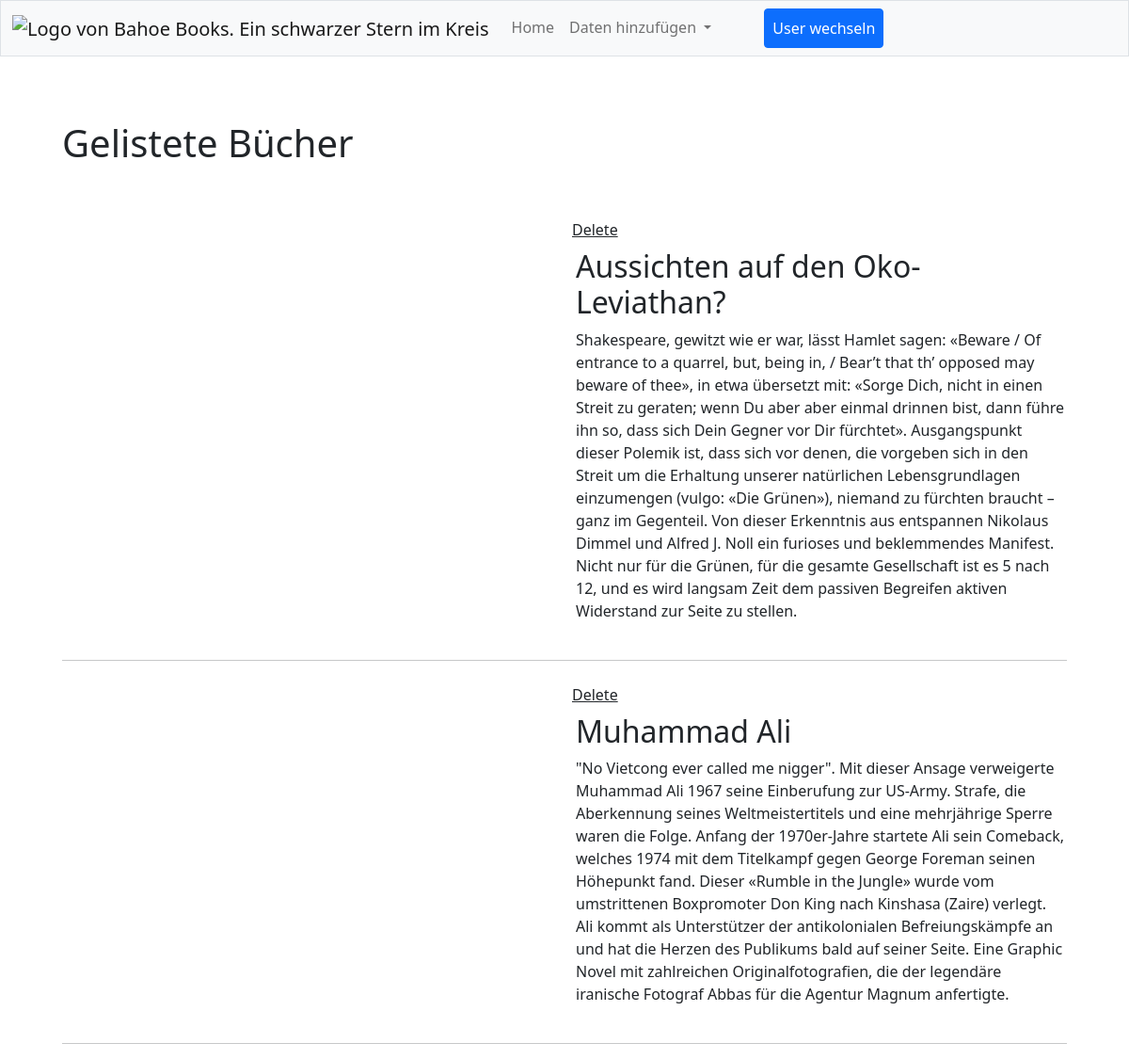
Screenshot of /website-notsecure/home_notsecure.php with the database file from the repository.
### tables this page shows
CREATE TABLE `books` (
  `book_id` int(100) NOT NULL,
  `book_title` varchar(100) NOT NULL,
  `book_text` longtext NOT NULL,
  `book_cover` varchar(100) NOT NULL
);

### website-notsecure/func/class/DatabaseConnector.php (called while the page is built, shortened)
<?php
class DatabaseConnector
{
    protected $conn;
    public function __construct() {
        try {
            $this->conn = new mysqli("localhost", "infosec", "infosec", "infosec_exercise_injection");
            $this->conn->set_charset('utf8mb4');
        }
        catch(Exception $e) {
            die("Connection failed: " . $e);
        }
    }
    public function getBooks() {
        $sql = "SELECT * FROM books";
        return $this->conn->query($sql);
    }
}

### website-notsecure/content/home.php (the view, shortened to what this page needs)
<!DOCTYPE html>
<html lang="de">
    <body>
        <div class="container">
            <h1 class="mb-5">Gelistete Bücher</h1>
            <?php
                include_once 'func/class/DatabaseConnector.php';
                $databaseConnector = new DatabaseConnector();
                $books = $databaseConnector->getBooks();
                foreach($books as $book) {
                ?>
                    <div class="row mb-4">
                        <div class="col">
                        </div>
                        <div class="col">
                            <div class="row">
                                <div class="p-2">
                                    <a class="link-dark"
                                       onClick="return confirm('Das Buch >><?php echo $book['book_title']; ?><< wirklich löschen?')"
                                       href="home_notsecure.php?site=book-submit&op=delete&bookid=<?php echo $book['book_id'] . "&title=" . $book['book_title']; ?>">
                                        Delete
                                    </a>
                                </div>
                                <div class="col">
                                    <h2><?php echo $book['book_title']; ?></h2>
                                </div>
                            </div>
                            <div class="row">
                                <div class="col">
                                    <p><?php echo $book['book_text']; ?></p>
                                </div>
                            </div>
                        </div>
                    </div>
                    <hr class="text-decoration-line-through">
            <?php
                }
            ?>
        </div>
    </body>
</html>

### website-notsecure/home_notsecure.php (shortened to what this page needs)
<!DOCTYPE html>
<html lang="de">
    <head>
        <link rel="stylesheet" href="../css/bootstrap/bootstrap.min.css">
    </head>
    <body>
        <div class="container">
            <div id="header" class="container pt-3 pb-3">
            </div>
            <div id="navigation" class="container pt-5">
            </div>
            <div id="content" class="container pt-5">
                <?php
                include_once (takeURLType());
                ?>
            </div>
        </div>
    </body>
</html>

### rows the page displays
books: book_title "Aussichten auf den Oko-Leviathan?", book_text "Shakespeare, gewitzt wie er war, lässt Hamlet sagen: «Beware / Of entrance to a quarrel, but, being in, / Bear’t that th’ opposed may beware of thee», in etwa übersetzt mit: «Sorge Dich, nicht in einen Streit zu geraten; wenn Du aber aber einmal drinnen bist, dann führe ihn so, dass sich Dein Gegner vor Dir fürchtet». Ausgangspunkt dieser Polemik ist, dass sich vor denen, die vorgeben sich in den Streit um die Erhaltung unserer natürlichen Lebensgrundlagen einzumengen (vulgo: «Die Grünen»), niemand zu fürchten braucht – ganz im Gegenteil. Von dieser Erkenntnis aus entspannen Nikolaus Dimmel und Alfred J. Noll ein furioses und beklemmendes Manifest. Nicht nur für die Grünen, für die gesamte…"
books: book_title "Muhammad Ali", book_text "\"No Vietcong ever called me nigger\". Mit dieser Ansage verweigerte Muhammad Ali 1967 seine Einberufung zur US-Army. Strafe, die Aberkennung seines Weltmeistertitels und eine mehrjährige Sperre waren die Folge. Anfang der 1970er-Jahre startete Ali sein Comeback, welches 1974 mit dem Titelkampf gegen George Foreman seinen Höhepunkt fand. Dieser «Rumble in the Jungle» wurde vom umstrittenen Boxpromoter Don King nach Kinshasa (Zaire) verlegt. Ali kommt als Unterstützer der antikolonialen Befreiungskämpfe an und hat die Herzen des Publikums bald auf seiner Seite. Eine Graphic Novel mit zahlreichen Originalfotografien, die der legendäre iranische Fotograf Abbas für die Agentur Magnum anfertigte."
